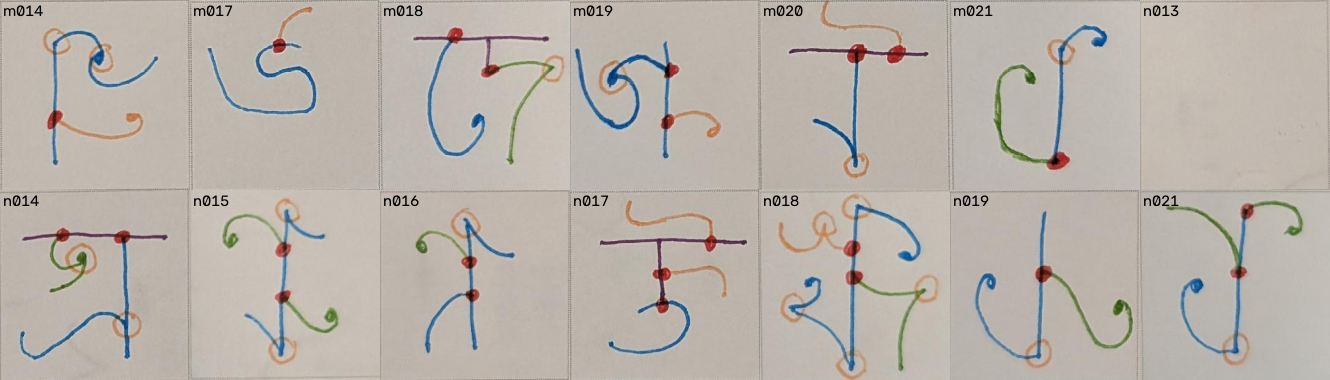
#> input picture scripts/script_analysis/strokegen/trace/chk.png, 1330 x 380 px
$ python boxes.py chk.png out.png
#> lines starting #> are read from the running program, lines starting #| are printed output that depends on the picture; after the words box and inside, x2 and y2 are one past the last pixel; in counts of white or black regions, pixels touching at a corner belong together
#> further down, im is the input picture: shape (380, 1330, 3); mean B, G, R 170.6, 178.2, 185.4
"""Find the owner's empty-box rectangles in a photo of a drawing sheet and rectify each to a 400x400 patch (= the 100x100 letter frame)."""
import cv2, numpy as np, sys, json
S = 400
def line_masks(im):
    g = cv2.cvtColor(im, cv2.COLOR_BGR2GRAY); bl = cv2.GaussianBlur(g, (3, 3), 0)
#> after `g = cv2.cvtColor(im, cv2.COLOR_BGR2GRAY)`:
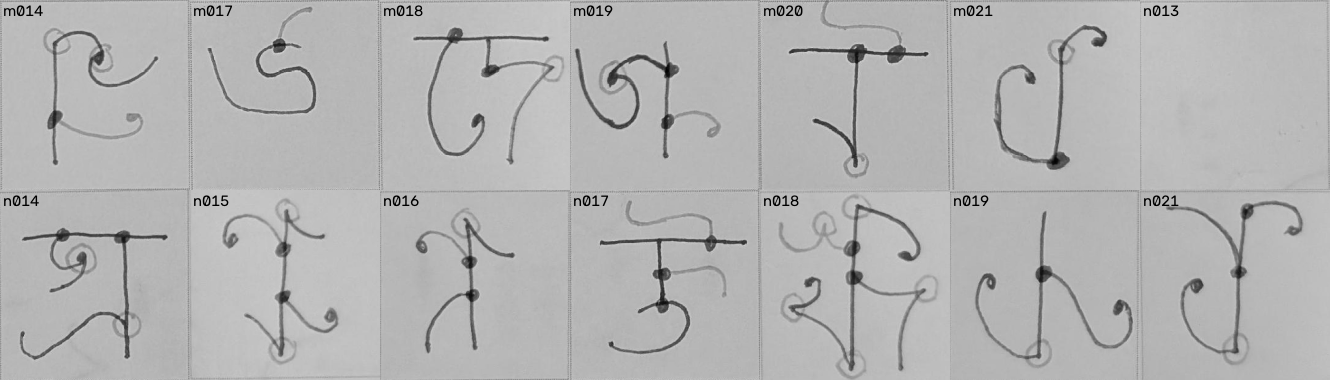
#> g: shape (380, 1330); min 0, max 216, mean 179.6
    loc = cv2.adaptiveThreshold(bl, 255, cv2.ADAPTIVE_THRESH_MEAN_C, cv2.THRESH_BINARY_INV, 31, 6)
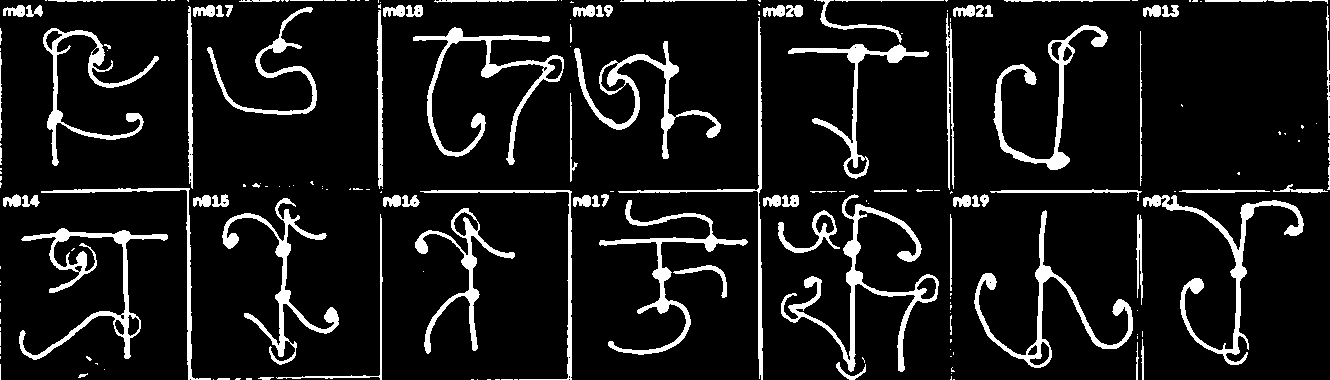
#> loc: shape (380, 1330); 9.7% white; 205 white regions (116 under 20 px), largest, box (x1, y1, x2, y2) and area: (781, 194, 939, 372) 3578, (1143, 195, 1304, 365) 2947, (413, 27, 564, 165) 2877
    hsv = cv2.cvtColor(im, cv2.COLOR_BGR2HSV); col = ((hsv[..., 1] > 70) & (hsv[..., 2] > 50)).astype(np.uint8) * 255
#> after `hsv = cv2.cvtColor(im, cv2.COLOR_BGR2HSV)`: hsv: shape (380, 1330, 3); mean H, S, V 20.7, 27.4, 187.7
#> after `col = ((hsv[..., 1] > 70) & (hsv[..., 2] > 50)).astype(np.uint8) * 255`:
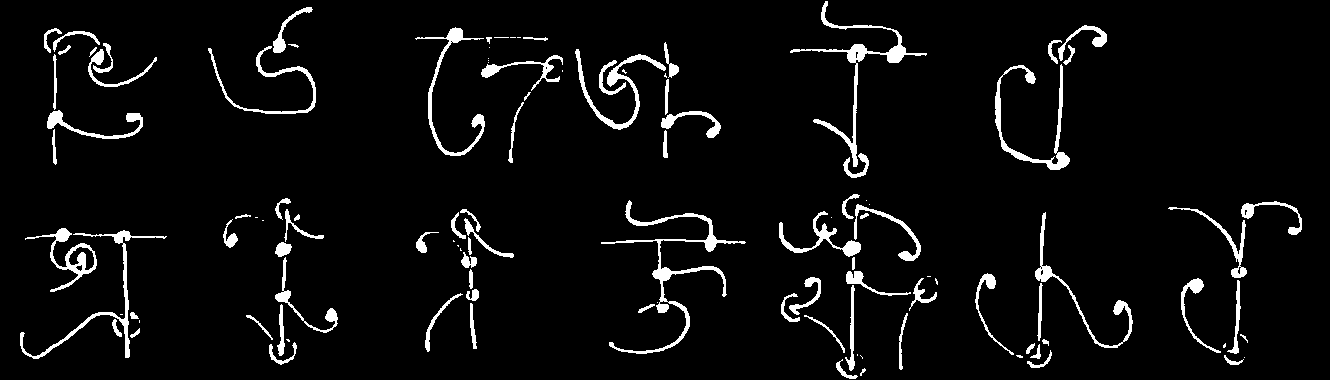
#> col: shape (380, 1330); 5% white; 113 white regions (29 under 20 px), largest, box (x1, y1, x2, y2) and area: (601, 200, 746, 354) 2028, (790, 1, 927, 167) 1691, (995, 64, 1070, 170) 1277
    dark = cv2.bitwise_and(loc, cv2.bitwise_not(cv2.dilate(col, np.ones((5, 5), np.uint8))))
#> dark: shape (380, 1330); 3.1% white; 212 white regions (135 under 20 px), largest, box (x1, y1, x2, y2) and area: (618, 17, 763, 380) 1601, (41, 188, 211, 380) 1200, (420, 190, 572, 380) 1193
    h = cv2.morphologyEx(dark, cv2.MORPH_CLOSE, cv2.getStructuringElement(cv2.MORPH_RECT, (25, 1))); h = cv2.morphologyEx(h, cv2.MORPH_OPEN, cv2.getStructuringElement(cv2.MORPH_RECT, (140, 1)))
#> after `h = cv2.morphologyEx(dark, cv2.MORPH_CLOSE, cv2.getStructuringElement(`: h: shape (380, 1330); 3.8% white; 111 white regions (70 under 20 px), largest, box (x1, y1, x2, y2) and area: (41, 5, 383, 380) 3653, (610, 17, 799, 380) 2106, (420, 190, 609, 380) 1703
#> after `h = cv2.morphologyEx(h, cv2.MORPH_OPEN, cv2.getStructuringElement(cv2.`:
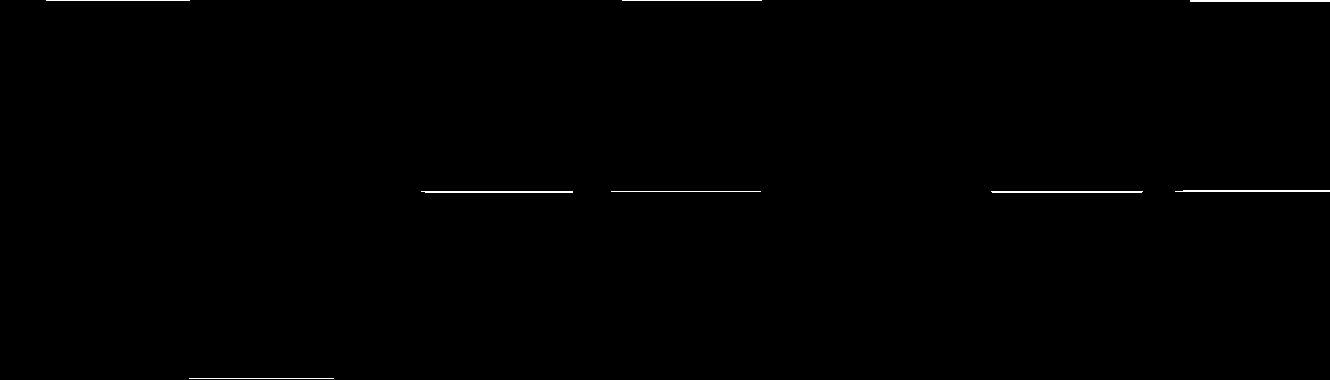
#> h: shape (380, 1330); 0.35% white in thin lines or dots
    v = cv2.morphologyEx(dark, cv2.MORPH_CLOSE, cv2.getStructuringElement(cv2.MORPH_RECT, (1, 25))); v = cv2.morphologyEx(v, cv2.MORPH_OPEN, cv2.getStructuringElement(cv2.MORPH_RECT, (1, 140)))
#> after `v = cv2.morphologyEx(dark, cv2.MORPH_CLOSE, cv2.getStructuringElement(`: v: shape (380, 1330); 3.8% white; 137 white regions (74 under 20 px), largest, box (x1, y1, x2, y2) and area: (41, 0, 211, 380) 2106, (618, 0, 763, 380) 1692, (276, 0, 383, 380) 1645
#> after `v = cv2.morphologyEx(v, cv2.MORPH_OPEN, cv2.getStructuringElement(cv2.`:
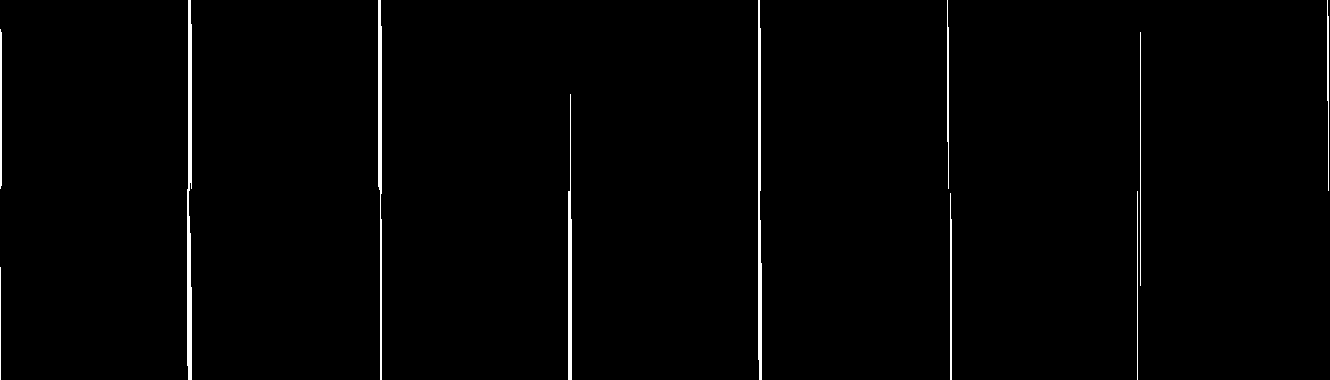
#> v: shape (380, 1330); 1.3% white; 11 white regions, largest, box (x1, y1, x2, y2) and area: (187, 0, 192, 380) 1500, (758, 0, 762, 380) 1180, (378, 0, 382, 380) 1086
    return h, v
def segs(mask, horiz):
#> called with horiz = True
    n, lab, st, _ = cv2.connectedComponentsWithStats(mask); out = []
#> after `n, lab, st, _ = cv2.connectedComponentsWithStats(mask)`: lab: shape (380, 1330) int32; 9 distinct labels, from 0 to 8
#> after `n, lab, st, _ = cv2.connectedComponentsWithStats(mask)`: n = 9; st = [[0, 0, 1330, 380, 503637], [46, 0, 144, 1, 144], [622, 0, 140, 1, 140], [1190, 0, 140, 2, 280], [421, 191, 152, 2, 300], [611, 191, 150, 1, 150], [991, 191, 152, 2, 302], [1175, 190, 155, 2, 302], [189, 378, 145, 1, 145]]
    for i in range(1, n):
        x, y, w, hh, a = st[i]
        if (horiz and w > 150 and hh < 20) or (not horiz and hh > 150 and w < 20):
            pts = np.column_stack(np.where(lab == i)[::-1]); out.append((x, y, w, hh, pts))
#> this loop made 8 passes
#> after the loop, out = 3 items
    return out
def find(im):
    """returns list of (cx, cy, corners[4x2]) for every box whose four sides were found"""
    h, v = line_masks(im); H = segs(h, True); V = segs(v, False); boxes = []
#> after `H = segs(h, True)`: H = 3 items
#> call 2 of segs, with horiz = False
#> in segs (call 2), `n, lab, st, _ = cv2.connectedComponentsWithStats(mask)`:
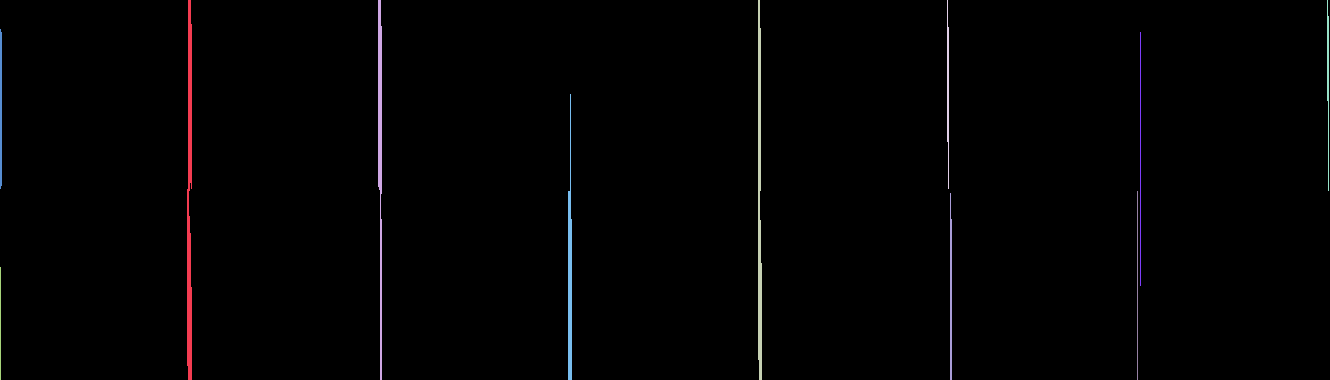
#> lab: shape (380, 1330) int32; 12 distinct labels, from 0 to 11; one colour per label, 0 black
#> in segs (call 2), `n, lab, st, _ = cv2.connectedComponentsWithStats(mask)`: n = 12; st = [[0, 0, 1330, 380, 499011], [187, 0, 5, 380, 1500], [378, 0, 4, 380, 1086], [758, 0, 4, 380, 1180], [947, 0, 2, 189, 304], [1327, 0, 2, 191, 276], [0, 29, 2, 160, 314], [1140, 32, 1, 254, 254], [568, 94, 4, 286, 825], [1137, 191, 1, 189, 189], [950, 193, 2, 187, 348], [0, 267, 1, 113, 113]]
#> the loop in segs (call 2), `for i in range(1, n):` made 11 passes
#> after the loop in segs (call 2), `for i in range(1, n):`: out = 10 items
#> after `V = segs(v, False)`: V = 10 items
    for x, y, w, hh, pts in H:                                              # a top edge: look for a verticals pair below it, and a bottom edge
        pass
#> this loop made 3 passes
#> (x, y, w) on passes 1 to 3: (421, 191, 152), (991, 191, 152), (1175, 190, 155)
    # grid approach: cluster horizontal segments by (x-start) and y; pair each top with the bottom ~ same width below
    for t in H:
        for b in H:
            tx, ty, tw = t[0], t[1], t[2]; bx, by, bw = b[0], b[1], b[2]
            if abs(tx - bx) < 25 and abs(tw - bw) < 35 and 230 < by - ty < 340 and 230 < tw < 340:
                L = [s for s in V if abs(s[0] - tx) < 30 and abs(s[1] - ty) < 40]; R = [s for s in V if abs(s[0] - (tx + tw)) < 30 and abs(s[1] - ty) < 40]
                if L and R: boxes.append((tx, ty, tw, by - ty))
#> this loop made 3 passes
#> after the loop, boxes = []
    # unique
    out = []
    for b in boxes:
        if not any(abs(b[0] - o[0]) < 30 and abs(b[1] - o[1]) < 30 for o in out): out.append(b)
#> this loop made 0 passes
#> after the loop, out = []
    return out
def patch(im, b):
    x, y, w, h = b; pad = 0
    return cv2.resize(im[y:y + h, x:x + w], (S, S), interpolation=cv2.INTER_AREA)
if __name__ == "__main__":
    im = cv2.imread(sys.argv[1]); bs = find(im); print(len(bs), "boxes"); vis = im.copy()
#> after `bs = find(im)`: bs = []
    for x, y, w, h in bs: cv2.rectangle(vis, (x, y), (x + w, y + h), (0, 0, 255), 4)
    cv2.imwrite(sys.argv[2], cv2.resize(vis, None, fx=0.5, fy=0.5))
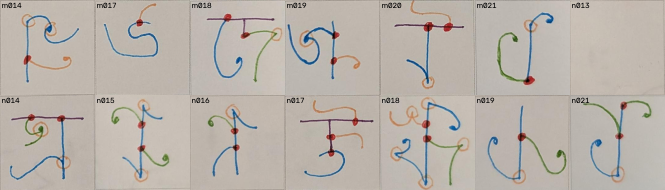
#> saved as out.png: shape (190, 665, 3); mean B, G, R 170.7, 178.3, 185.6
